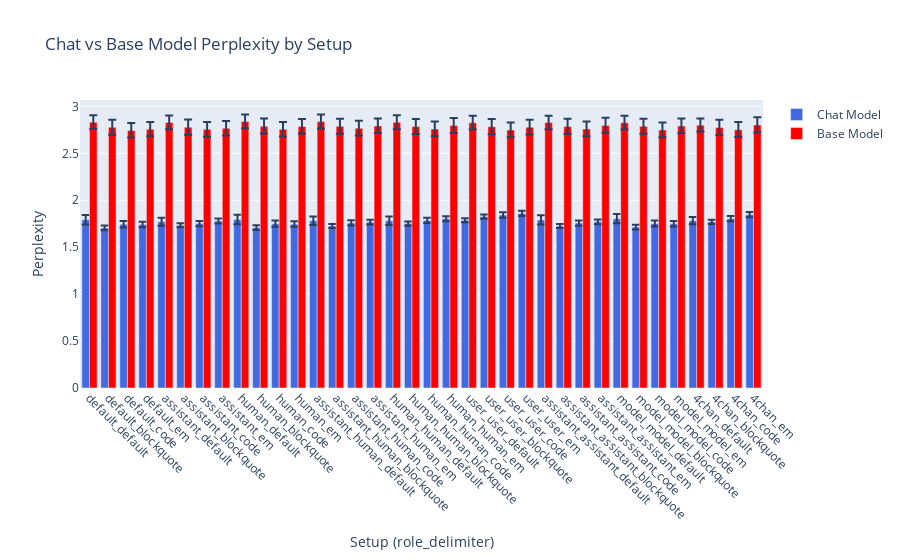
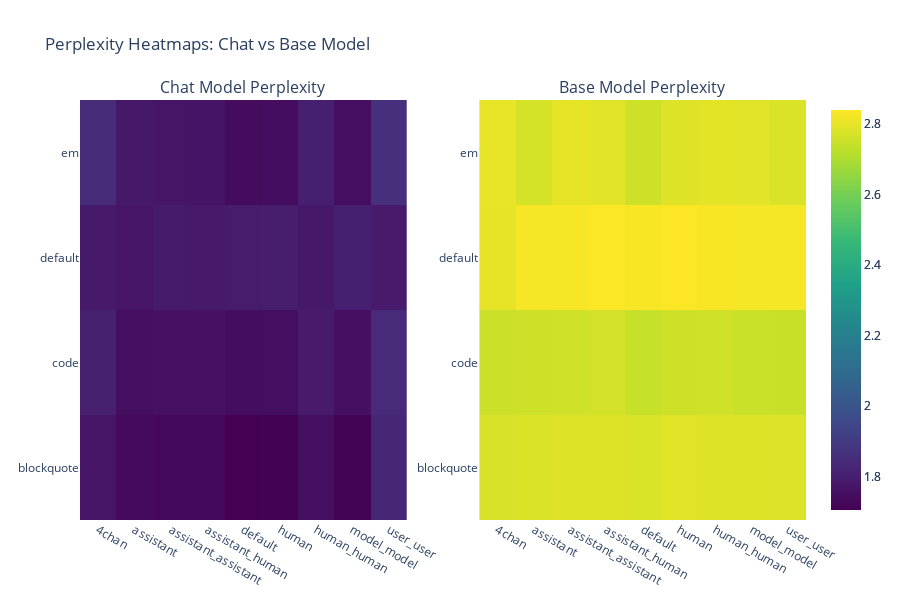

The code cell stored with these charts, in order, in its notebook:
### Code cell
results_generated = evaluate_all_templates(
    generated_dataset["train"]["messages"], exp_name="generated"
)
plot_results(results_generated)

### Figure 1 — Plotly figure (JSON) as saved in the notebook; plotly's stock layout.template omitted (floating-point values rounded to 4 significant figures)
{"data": [{"error_y": {"array": [0.05108, 0.02451, 0.03408, 0.02969, 0.04273, 0.02101, 0.02797, 0.02583, 0.05122, 0.02458, 0.03371, 0.0296, 0.04587, 0.02184, 0.02808, 0.02533, 0.04567, 0.02214, 0.02857, 0.02635, 0.02164, 0.02253, 0.02976, 0.02786, 0.04943, 0.02222, 0.02781, 0.02464, 0.0508, 0.02528, 0.03347, 0.02927, 0.03948, 0.02188, 0.0277, 0.02769], "arrayminus": [0.04966, 0.02416, 0.03343, 0.02919, 0.04173, 0.02076, 0.02753, 0.02546, 0.0498, 0.02423, 0.03307, 0.0291, 0.04472, 0.02157, 0.02764, 0.02497, 0.04453, 0.02186, 0.02812, 0.02597, 0.02138, 0.02225, 0.02929, 0.02744, 0.0481, 0.02194, 0.02738, 0.02431, 0.04941, 0.02491, 0.03285, 0.02879, 0.03863, 0.02161, 0.02728, 0.02728], "symmetric": false, "type": "data"}, "marker": {"color": "royalblue"}, "name": "Chat Model", "type": "bar", "x": ["default_default", "default_blockquote", "default_code", "default_em", "assistant_default", "assistant_blockquote", "assistant_code", "assistant_em", "human_default", "human_blockquote", "human_code", "human_em", "assistant_human_default", "assistant_human_blockquote", "assistant_human_code", "assistant_human_em", "human_human_default", "human_human_blockquote", "human_human_code", "human_human_em", "user_user_default", "user_user_blockquote", "user_user_code", "user_user_em", "assistant_assistant_default", "assistant_assistant_blockquote", "assistant_assistant_code", "assistant_assistant_em", "model_model_default", "model_model_blockquote", "model_model_code", "model_model_em", "4chan_default", "4chan_blockquote", "4chan_code", "4chan_em"], "y": [1.792, 1.705, 1.744, 1.741, 1.77, 1.733, 1.751, 1.778, 1.795, 1.708, 1.75, 1.745, 1.781, 1.726, 1.758, 1.767, 1.781, 1.751, 1.784, 1.803, 1.787, 1.826, 1.843, 1.86, 1.791, 1.726, 1.757, 1.77, 1.803, 1.714, 1.752, 1.748, 1.782, 1.77, 1.804, 1.847]}, {"error_y": {"array": [0.0742, 0.08113, 0.07827, 0.07711, 0.07432, 0.08178, 0.07968, 0.07855, 0.07515, 0.0814, 0.07869, 0.07767, 0.07536, 0.08182, 0.07977, 0.07855, 0.07479, 0.08195, 0.07977, 0.0803, 0.07365, 0.08225, 0.07966, 0.0796, 0.07353, 0.08216, 0.08002, 0.08107, 0.0732, 0.08172, 0.07906, 0.08, 0.07072, 0.08258, 0.0807, 0.08317], "arrayminus": [0.0723, 0.07882, 0.0761, 0.07501, 0.07242, 0.07944, 0.07744, 0.07638, 0.07321, 0.07909, 0.07651, 0.07556, 0.07341, 0.07948, 0.07753, 0.0764, 0.07287, 0.07961, 0.07753, 0.07806, 0.07177, 0.07989, 0.07742, 0.07738, 0.07167, 0.07981, 0.07776, 0.07879, 0.07135, 0.07939, 0.07685, 0.07777, 0.06898, 0.08019, 0.0784, 0.08077], "symmetric": false, "type": "data"}, "marker": {"color": "red"}, "name": "Base Model", "type": "bar", "x": ["default_default", "default_blockquote", "default_code", "default_em", "assistant_default", "assistant_blockquote", "assistant_code", "assistant_em", "human_default", "human_blockquote", "human_code", "human_em", "assistant_human_default", "assistant_human_blockquote", "assistant_human_code", "assistant_human_em", "human_human_default", "human_human_blockquote", "human_human_code", "human_human_em", "user_user_default", "user_user_blockquote", "user_user_code", "user_user_em", "assistant_assistant_default", "assistant_assistant_blockquote", "assistant_assistant_code", "assistant_assistant_em", "model_model_default", "model_model_blockquote", "model_model_code", "model_model_em", "4chan_default", "4chan_blockquote", "4chan_code", "4chan_em"], "y": [2.83, 2.777, 2.744, 2.756, 2.829, 2.777, 2.755, 2.767, 2.839, 2.789, 2.756, 2.787, 2.838, 2.787, 2.766, 2.792, 2.83, 2.785, 2.758, 2.796, 2.825, 2.783, 2.748, 2.778, 2.827, 2.785, 2.758, 2.797, 2.826, 2.787, 2.748, 2.792, 2.8, 2.775, 2.752, 2.802]}], "layout": {"barmode": "group", "title": {"text": "Chat vs Base Model Perplexity by Setup"}, "xaxis": {"tickangle": 45, "title": {"text": "Setup (role_delimiter)"}}, "yaxis": {"title": {"text": "Perplexity"}}}}

### Figure 2 — Plotly figure (JSON) as saved in the notebook; plotly's stock layout.template omitted (floating-point values rounded to 4 significant figures)
{"data": [{"colorscale": [[0, "#440154"], [0.1111, "#482878"], [0.2222, "#3e4989"], [0.3333, "#31688e"], [0.4444, "#26828e"], [0.5556, "#1f9e89"], [0.6667, "#35b779"], [0.7778, "#6ece58"], [0.8889, "#b5de2b"], [1, "#fde725"]], "type": "heatmap", "x": ["4chan", "assistant", "assistant_assistant", "assistant_human", "default", "human", "human_human", "model_model", "user_user"], "xaxis": "x", "y": ["blockquote", "code", "default", "em"], "yaxis": "y", "z": [[1.77, 1.733, 1.726, 1.726, 1.705, 1.708, 1.751, 1.714, 1.826], [1.804, 1.751, 1.757, 1.758, 1.744, 1.75, 1.784, 1.752, 1.843], [1.782, 1.77, 1.791, 1.781, 1.792, 1.795, 1.781, 1.803, 1.787], [1.847, 1.778, 1.77, 1.767, 1.741, 1.745, 1.803, 1.748, 1.86]], "zmax": 2.839, "zmin": 1.705}, {"colorscale": [[0, "#440154"], [0.1111, "#482878"], [0.2222, "#3e4989"], [0.3333, "#31688e"], [0.4444, "#26828e"], [0.5556, "#1f9e89"], [0.6667, "#35b779"], [0.7778, "#6ece58"], [0.8889, "#b5de2b"], [1, "#fde725"]], "type": "heatmap", "x": ["4chan", "assistant", "assistant_assistant", "assistant_human", "default", "human", "human_human", "model_model", "user_user"], "xaxis": "x2", "y": ["blockquote", "code", "default", "em"], "yaxis": "y2", "z": [[2.775, 2.777, 2.785, 2.787, 2.777, 2.789, 2.785, 2.787, 2.783], [2.752, 2.755, 2.758, 2.766, 2.744, 2.756, 2.758, 2.748, 2.748], [2.8, 2.829, 2.827, 2.838, 2.83, 2.839, 2.83, 2.826, 2.825], [2.802, 2.767, 2.797, 2.792, 2.756, 2.787, 2.796, 2.792, 2.778]], "zmax": 2.839, "zmin": 1.705}], "layout": {"annotations": [{"font": {"size": 16}, "showarrow": false, "text": "Chat Model Perplexity", "x": 0.225, "xanchor": "center", "xref": "paper", "y": 1, "yanchor": "bottom", "yref": "paper"}, {"font": {"size": 16}, "showarrow": false, "text": "Base Model Perplexity", "x": 0.775, "xanchor": "center", "xref": "paper", "y": 1, "yanchor": "bottom", "yref": "paper"}], "height": 600, "title": {"text": "Perplexity Heatmaps: Chat vs Base Model"}, "xaxis": {"anchor": "y", "domain": [0, 0.45]}, "xaxis2": {"anchor": "y2", "domain": [0.55, 1]}, "yaxis": {"anchor": "x", "domain": [0, 1]}, "yaxis2": {"anchor": "x2", "domain": [0, 1]}}}
